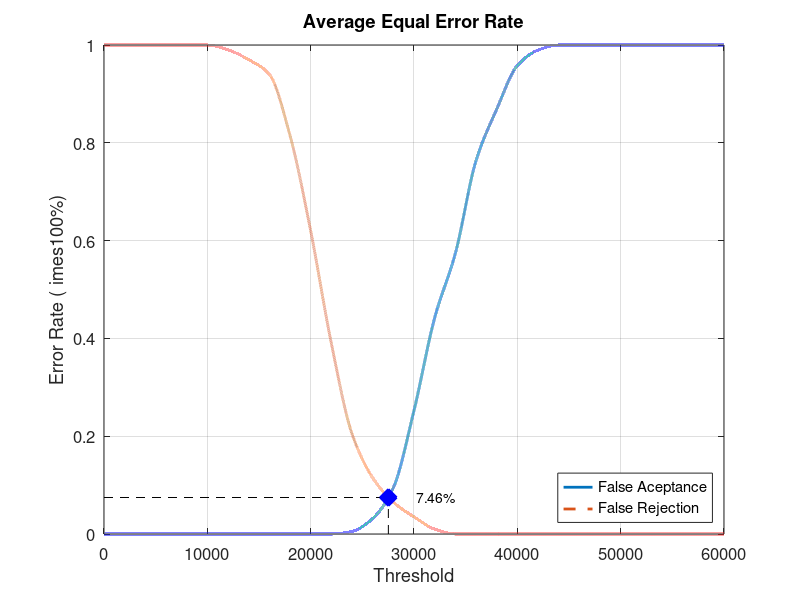
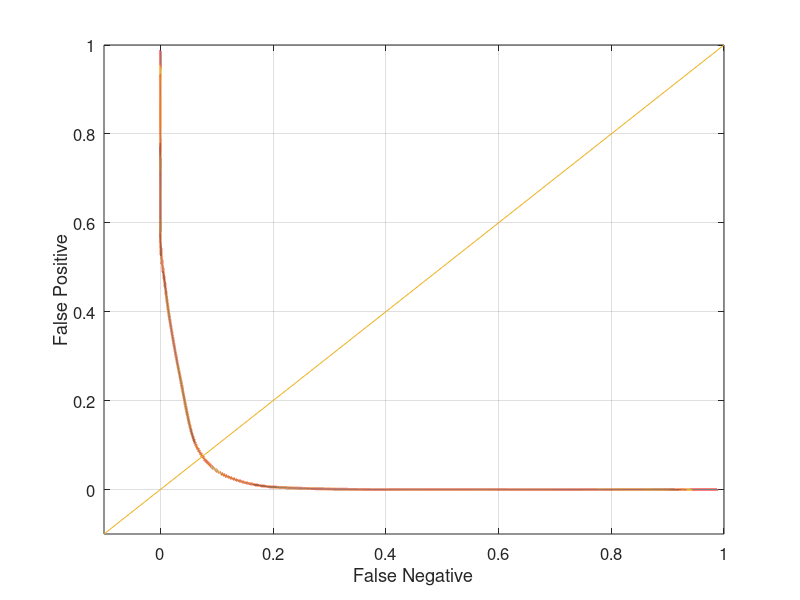

MATLAB code for these plots, in order:
close all;
clear;
clc;
x = 0:2000:60000;
xq = 0:0.5:60000;

y0 = [0 0 0 0 0 0 0 0 0 0 0 0 0.00526316 0.0315789 0.0947368 0.252632 0.442105 0.573684 0.763158 0.868421 0.957895 0.989474 1 1 1 1 1 1 1 1 1]
yy0 = interp1(x, y0, xq, 'pchip');
y1 = [1 1 1 1 1 1 0.99 0.97 0.94 0.815 0.62 0.39 0.205 0.115 0.065 0.035 0.01 0 0 0 0 0 0 0 0 0 0 0 0 0 0]
yy1 = interp1(x, y1, xq, 'pchip');

% Calculating EER: 
y2 = abs(y0 - y1);
find(y2 == min(y2))
yy2 = abs(yy0 - yy1);
xEER = find(yy2 == min(yy2));
xEERIndex = xq(xEER) % X-axis EER
yEER = yy0(xEER) % Y-axis EER

main = figure
plot(xq, yy0,'-','LineWidth', 2);	hold on
plot(xq, yy1,'--','LineWidth', 2);	hold on
plot([xEERIndex xEERIndex], [0 yEER], 'k--');	hold on
plot([0 xEERIndex], [yEER yEER], 'k--');	hold on
plot(xEERIndex, yEER, 'bx', 'LineWidth', 10);	hold on
text(xEERIndex + 10 * xEERIndex / 100, yEER, [num2str(round((10000 * yEER)) / 100) '%'])
legend('False Aceptance', 'False Rejection', 'Location', 'SouthEast')
xlabel('Threshold')
ylabel('Error Rate (	imes100%)')
title('Average Equal Error Rate')
set(gca, 'FontSize', 12)
axis([0 60000 0 1])
grid on

print(main, 'Database5_1Main', '-dpng');
FNRxFPR = figure('Color', [1 1 1]);
plot(yy1, yy0, '-', yy1, yy0, 'LineWidth', 2);
hold on
y = -0.1:0.1:1
plot(y, y); 
set(gca, 'FontSize', 12)
xlabel('False Negative')
ylabel('False Positive')
axis([-0.1 1 -0.1 1])
set(gca, 'FontSize', 12)
grid on

print(FNRxFPR, 'Database5_1FNRxFPR','-dpng');
